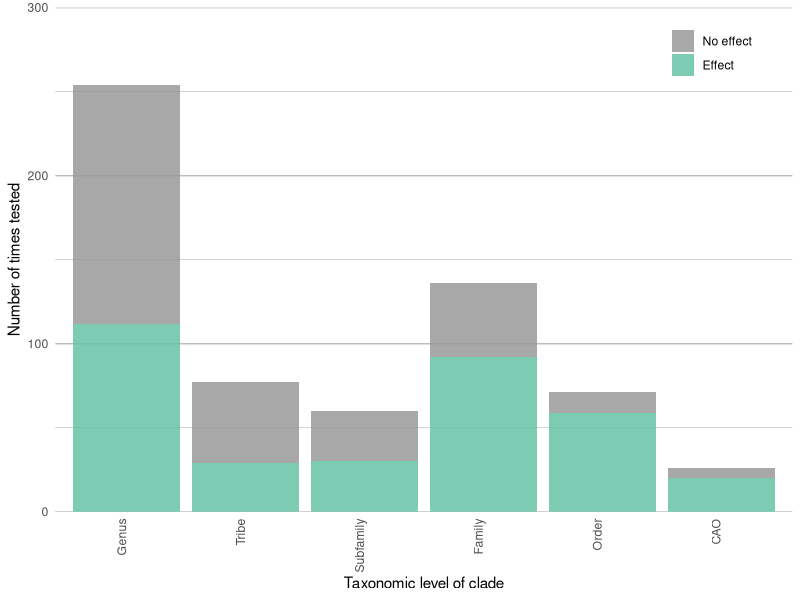
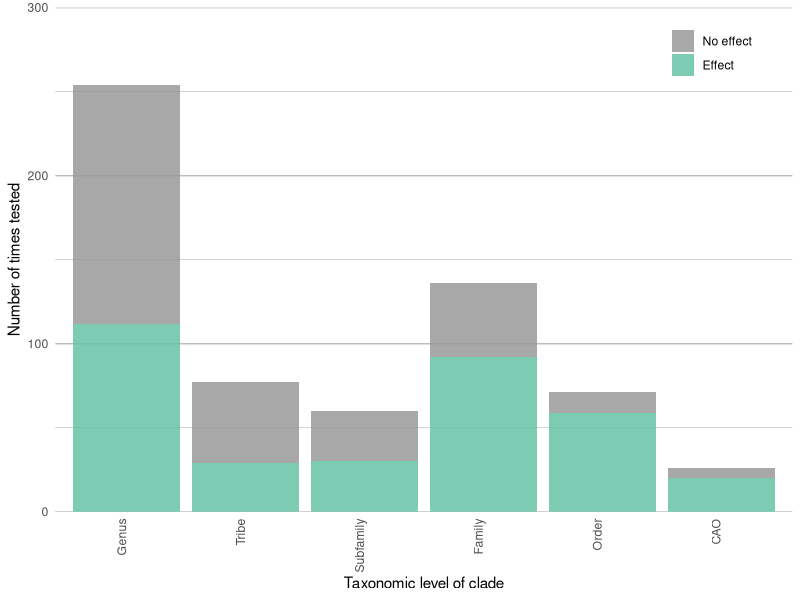

The R source for these figures, in order:
#Library
library(tidyverse)
library(ggplot2)
library(RColorBrewer)
library(dplyr)
library(patchwork)
library(grid)

#read in full data frame
df <-
  read.csv("data/sse_review_table - main_table.csv")

#choose the columns you want in model (plus study/model_no for formatting)
df <-
  df[, c(
    'study',
    'model_no',
    'order',
    'clade',
    'level',
    'div_inc'
  )]

#make sure columns are the right type
df$order <- as.factor(df$order)
df$level <- as.factor(df$level)

#reduce to a single binary result per model per study
df <- df %>%
  group_by(study, model_no) %>%
  dplyr::slice(which.max(div_inc))

#set Multi-State results to 1
df$div_inc[df$div_inc > 1] <- 1

#count numbers of 0 and 1 per trait
df2 <- df %>% group_by(level, div_inc) %>% summarize(count=n())

#make binary classification character
df2$div_inc<-as.character(df2$div_inc)

#remove 'flora' as not a useful taxonomic level
df2<-df2[!(df2$level=="Flora"),]

#color
options(ggplot2.discrete.fill = c("#999999", brewer.pal(5,"Set2")[1]))

#reorder by taxonomic level
df2 <-df2 %>% mutate(level = fct_relevel(level,
                                                 "Genus",
                                                 "Tribe",
                                                 "Subfamily",
                                                 "Family",
                                                 "Order",
                                                 "CAO" ))

#plot
l2<-ggplot(df2, aes(fill=div_inc, y=count, x=level)) +
  geom_bar(position="stack", stat="identity",alpha=0.85) +
  scale_x_discrete(name ="Taxonomic level of clade") +
  scale_y_continuous(expand = c(0, 0),
                     limits=c(0,300),
                     name ="Number of times tested") +
  scale_fill_discrete(labels = c("No effect", "Effect")) +
  theme(axis.text.x = element_text(angle = 90,vjust=-0.05,hjust = 1),
        axis.ticks.x = element_blank(),
        axis.ticks.y = element_blank(),
        legend.title = element_blank(),
        panel.border = element_blank(),
        panel.grid.minor = element_line(colour="grey"),
        panel.grid.major.y = element_line(colour="grey"),
        panel.grid.major.x = element_blank(),
        panel.background = element_rect(fill = "white"),
        legend.position = c(0.89,0.91),
        legend.background = element_blank())

l2

ggsave(
  "figures/stacked_barplot_taxonomy.png",
  width = 15,
  height = 15,
  units = 'cm'
)
